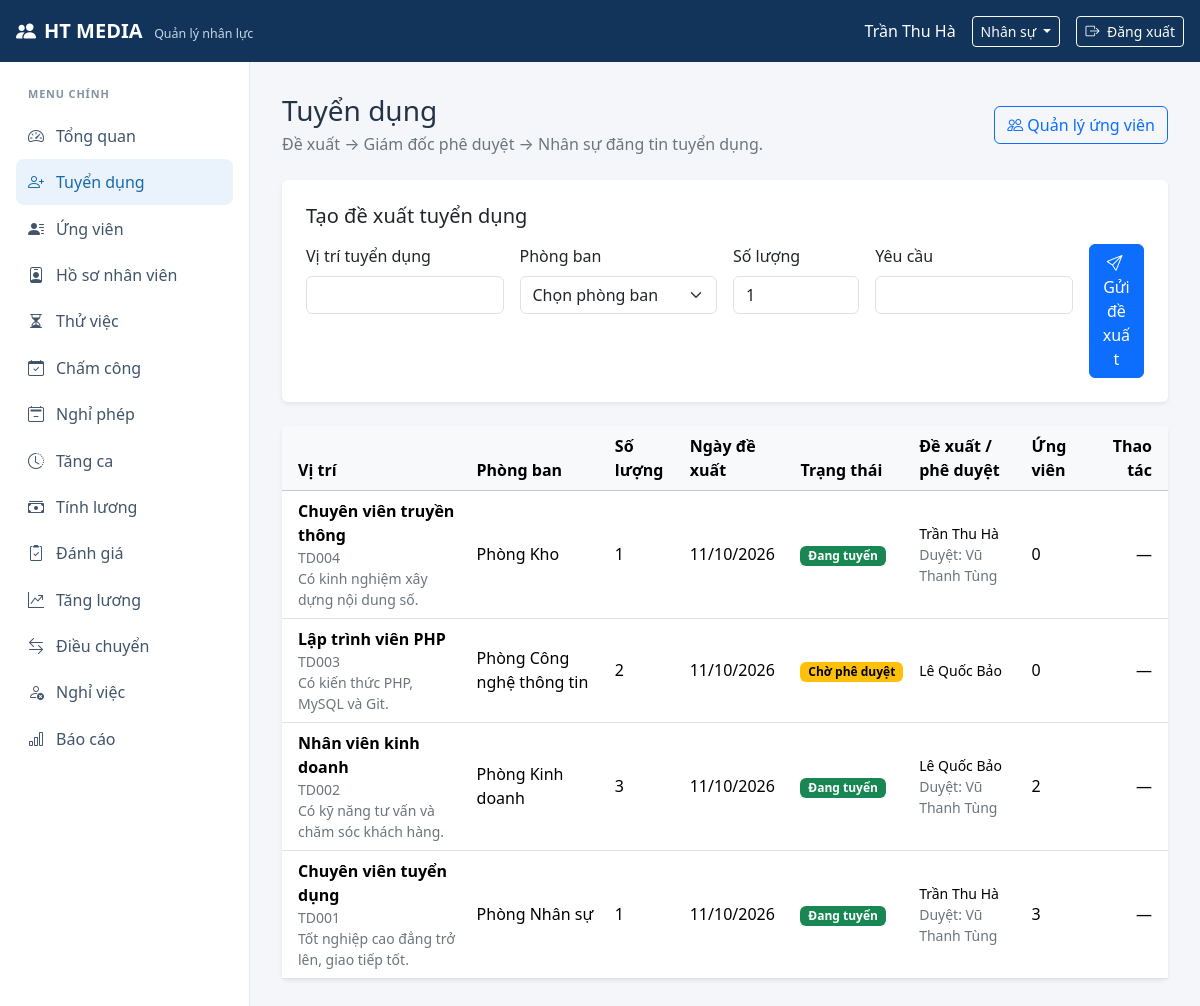
/index.php?route=recruitment (signed in), run on the app's committed database.
### tables this page shows
CREATE TABLE IF NOT EXISTS NHANVIEN (
    MaNV VARCHAR(10) PRIMARY KEY,
    HoTen VARCHAR(150) NOT NULL,
    NgaySinh DATE NULL,
    GioiTinh VARCHAR(20) NULL,
    SoDienThoai VARCHAR(20) NULL,
    Email VARCHAR(150) NULL,
    DiaChi VARCHAR(255) NULL,
    NgayVaoLam DATE NOT NULL,
    TrangThai VARCHAR(30) NOT NULL DEFAULT 'Chính thức',
    MaPB VARCHAR(10) NOT NULL,
    MaCV VARCHAR(10) NOT NULL,
    INDEX idx_nhanvien_hoten (HoTen),
    INDEX idx_nhanvien_trangthai (TrangThai),
    CONSTRAINT chk_nhanvien_gioitinh CHECK (GioiTinh IS NULL OR GioiTinh IN ('Nam', 'Nữ', 'Khác')),
    CONSTRAINT fk_nhanvien_phongban FOREIGN KEY (MaPB) REFERENCES PHONGBAN (MaPB),
    CONSTRAINT fk_nhanvien_chucvu FOREIGN KEY (MaCV) REFERENCES CHUCVU (MaCV)
);

CREATE TABLE IF NOT EXISTS TUYENDUNG (
    MaTD VARCHAR(10) PRIMARY KEY,
    ViTri VARCHAR(150) NOT NULL,
    SoLuong INT UNSIGNED NOT NULL DEFAULT 1,
    MaPB VARCHAR(10) NULL,
    YeuCau TEXT NULL,
    NgayDang DATE NOT NULL,
    TrangThai VARCHAR(30) NOT NULL DEFAULT 'Đang tuyển',
    DeXuatBoi VARCHAR(10) NULL,
    NguoiPheDuyet VARCHAR(10) NULL,
    NgayPheDuyet DATE NULL,
    NguoiTao VARCHAR(10) NULL,
    INDEX idx_tuyendung_trangthai (TrangThai),
    CONSTRAINT chk_tuyendung_soluong CHECK (SoLuong >= 1),
    CONSTRAINT chk_tuyendung_trangthai CHECK (TrangThai IN ('Chờ phê duyệt', 'Đã duyệt', 'Đang tuyển', 'Từ chối', 'Đã đóng')),
    CONSTRAINT fk_tuyendung_phongban FOREIGN KEY (MaPB) REFERENCES PHONGBAN (MaPB)
);

CREATE TABLE IF NOT EXISTS PHONGBAN (
    MaPB VARCHAR(10) PRIMARY KEY,
    TenPB VARCHAR(100) NOT NULL,
    MaTruongBP VARCHAR(10) NULL
);

### app/views/recruitment/index.php (the view, shortened to what the rows shown need)
<div class="d-flex flex-wrap justify-content-between align-items-center gap-2 mb-4">
    <div>
        <h1 class="h3 mb-1">Tuyển dụng</h1>
        <p class="text-secondary mb-0">Đề xuất → Giám đốc phê duyệt → Nhân sự đăng tin tuyển dụng.</p>
    </div>
    <a class="btn btn-outline-primary" href="<?= e(url('applicants')) ?>">
        <i class="bi bi-people me-1"></i>Quản lý ứng viên
    </a>
</div>
<?php if ($canManage || $canPropose): ?>
    <section class="card border-0 shadow-sm mb-4">
        <div class="card-body p-4">
            <h2 class="h5 mb-3">Tạo đề xuất tuyển dụng</h2>
            <form method="post" action="<?= e(url('recruitment-create')) ?>" class="row g-3">
                <div class="col-lg-3">
                    <label class="form-label" for="job-position">Vị trí tuyển dụng</label>
                    <input class="form-control" id="job-position" name="position" maxlength="150" required>
                </div>
                <div class="col-lg-3">
                    <label class="form-label" for="job-department">Phòng ban</label>
                    <select class="form-select" id="job-department" name="department" required>
                        <option value="">Chọn phòng ban</option>
                    </select>
                </div>
                <div class="col-lg-2">
                    <label class="form-label" for="job-quantity">Số lượng</label>
                    <input class="form-control" id="job-quantity" name="quantity" type="number" min="1" max="1000" value="1" required>
                </div>
                <div class="col-lg-3">
                    <label class="form-label" for="job-requirements">Yêu cầu</label>
                    <input class="form-control" id="job-requirements" name="requirements" maxlength="5000">
                </div>
                <div class="col-lg-1 d-flex align-items-end">
                    <button class="btn btn-primary w-100" type="submit">
                        <i class="bi bi-send me-1"></i>Gửi đề xuất
                    </button>
                </div>
            </form>
        </div>
    </section>
<?php endif; ?>
<section class="card border-0 shadow-sm">
    <div class="card-body p-0">
        <div class="table-responsive">
            <table class="table table-hover align-middle mb-0">
                <thead class="table-light">
                    <tr>
                        <th class="ps-3">Vị trí</th>
                        <th>Phòng ban</th>
                        <th>Số lượng</th>
                        <th>Ngày đề xuất</th>
                        <th>Trạng thái</th>
                        <th>Đề xuất / phê duyệt</th>
                        <th>Ứng viên</th>
                        <th class="text-end pe-3">Thao tác</th>
                    </tr>
                </thead>
                <tbody>
                <?php foreach ($jobs as $job): ?>
                    <?php
                    $badge = match ($job['TrangThai']) {
                        'Đang tuyển' => 'success',
                        'Đã duyệt' => 'primary',
                        'Chờ phê duyệt' => 'warning',
                        'Từ chối' => 'danger',
                        default => 'secondary',
                    };
                    ?>
                    <tr>
                        <td class="ps-3">
                            <div class="fw-semibold"><?= e($job['ViTri']) ?></div>
                            <div class="small text-secondary"><?= e($job['MaTD']) ?></div>
                            <?php if ($job['YeuCau']): ?><div class="small text-secondary"><?= e($job['YeuCau']) ?></div><?php endif; ?>
                        </td>
                        <td><?= e($job['TenPB'] ?? 'Chưa phân công') ?></td>
                        <td><?= e($job['SoLuong']) ?></td>
                        <td><?= e(date('d/m/Y', strtotime((string) $job['NgayDang']))) ?></td>
                        <td><span class="badge text-bg-<?= e($badge) ?>"><?= e($job['TrangThai']) ?></span></td>
                        <td class="small">
                            <?= e($job['NguoiDeXuat'] ?? '—') ?>
                            <?php if ($job['NguoiDuyet']): ?><div class="text-secondary">Duyệt: <?= e($job['NguoiDuyet']) ?></div><?php endif; ?>
                        </td>
                        <td><?= e($job['SoUngVien']) ?></td>
                        <td class="text-end pe-3">
                            <?php if ($canApprove && $job['TrangThai'] === 'Chờ phê duyệt'): ?>
                                <form method="post" action="<?= e(url('recruitment-approve')) ?>" class="d-inline">
                                    <input type="hidden" name="_csrf" value="<?= e(\App\Core\Csrf::token()) ?>">
                                    <input type="hidden" name="id" value="<?= e($job['MaTD']) ?>">
                                    <button class="btn btn-sm btn-success" type="submit" title="Phê duyệt"><i class="bi bi-check-lg"></i></button>
                                </form>
                                <form method="post" action="<?= e(url('recruitment-reject')) ?>" class="d-inline">
                                    <input type="hidden" name="_csrf" value="<?= e(\App\Core\Csrf::token()) ?>">
                                    <input type="hidden" name="id" value="<?= e($job['MaTD']) ?>">
                                    <input class="form-control form-control-sm d-inline-block" style="width: 130px" name="reason" maxlength="500" placeholder="Lý do từ chối" required aria-label="Lý do từ chối">
                                    <button class="btn btn-sm btn-outline-danger" type="submit" title="Từ chối"><i class="bi bi-x-lg"></i></button>
                                </form>
                            <?php else: ?>—<?php endif; ?>
                        </td>
                    </tr>
                <?php endforeach; ?>
                </tbody>
            </table>
        </div>
    </div>
</section>

### app/views/layout.php (shortened to what the rows shown need)
<?php
$loggedInUser = Auth::user();
$menuItems = [
    ['dashboard', 'Tổng quan', 'dashboard', 'view', 'bi-speedometer2'],
    ['recruitment', 'Tuyển dụng', 'recruitment', 'view', 'bi-person-plus'],
    ['applicants', 'Ứng viên', 'recruitment', 'manage', 'bi-person-lines-fill'],
    ['employees', 'Hồ sơ nhân viên', 'employees', 'view', 'bi-person-badge'],
    ['probation', 'Thử việc', 'probation', 'view', 'bi-hourglass-split'],
    ['attendance', 'Chấm công', 'attendance', 'view', 'bi-calendar-check'],
    ['leave', 'Nghỉ phép', 'leave', 'view', 'bi-calendar2-minus'],
    ['overtime', 'Tăng ca', 'overtime', 'view', 'bi-clock-history'],
    ['payroll', 'Tính lương', 'payroll', 'view', 'bi-cash-stack'],
    ['reviews', 'Đánh giá', 'reviews', 'view', 'bi-clipboard2-check'],
    ['salary_changes', 'Tăng lương', 'salary_changes', 'view', 'bi-graph-up-arrow'],
    ['transfers', 'Điều chuyển', 'transfers', 'view', 'bi-arrow-left-right'],
    ['resignations', 'Nghỉ việc', 'resignations', 'view', 'bi-person-x'],
    ['reports', 'Báo cáo', 'reports', 'view', 'bi-bar-chart'],
    ['accounts', 'Quản lý tài khoản', 'accounts', 'manage', 'bi-people-gear'],
];
$activeRoute = (string) ($_GET['route'] ?? $_GET['r'] ?? 'dashboard');
?>
<!doctype html>
<html lang="vi">
<head>
    <link href="https://cdn.jsdelivr.net/npm/bootstrap@5.3.3/dist/css/bootstrap.min.css" rel="stylesheet">
    <link href="https://cdn.jsdelivr.net/npm/bootstrap-icons@1.11.3/font/bootstrap-icons.min.css" rel="stylesheet">
    <link href="<?= e(APP_BASE_URL) ?>/assets/css/app.css" rel="stylesheet">
</head>
<body class="<?= $loggedInUser === null ? 'auth-page' : '' ?>">
<?php if ($loggedInUser !== null): ?>
    <header class="topbar navbar navbar-dark px-3">
        <a class="navbar-brand fw-semibold" href="<?= e(url('dashboard')) ?>">
            <i class="bi bi-people-fill me-2"></i>HT MEDIA <span class="brand-subtitle">Quản lý nhân lực</span>
        </a>
        <div class="d-flex align-items-center gap-3 text-white">
            <span class="d-none d-sm-inline"><?= e($loggedInUser['HoTen']) ?></span>
            <?php if (count(Auth::roles()) > 1): ?>
                <?php
                $roleNames = [
                    'giamdoc' => 'Giám đốc', 'nhansu' => 'Nhân sự', 'ketoan' => 'Kế toán',
                    'admin' => 'Quản trị', 'quanly' => 'Trưởng bộ phận', 'nhanvien' => 'Nhân viên',
                ];
                ?>
                <div class="dropdown">
                    <button class="btn btn-sm btn-outline-light dropdown-toggle" data-bs-toggle="dropdown" aria-expanded="false">
                        <?= e($roleNames[Auth::activeRole() ?? ''] ?? Auth::activeRole() ?? '') ?>
                    </button>
                </div>
            <?php else: ?>
                <span class="badge text-bg-light"><?= e(Auth::activeRole() ?? $loggedInUser['VaiTro']) ?></span>
            <?php endif; ?>
            <form method="post" action="<?= e(url('logout')) ?>" class="m-0">
                <button class="btn btn-sm btn-outline-light" type="submit" aria-label="Đăng xuất">
                    <i class="bi bi-box-arrow-right"></i>
                    <span class="d-none d-md-inline ms-1">Đăng xuất</span>
                </button>
            </form>
        </div>
    </header>
    <div class="app-shell">
        <aside class="sidebar">
            <div class="sidebar-label">MENU CHÍNH</div>
            <?php foreach ($menuItems as [$route, $label, $feature, $action, $icon]): ?>
                <?php
                $personalModules = ['employees', 'probation', 'attendance', 'payroll', 'reviews', 'reports'];
                $allowed = Auth::can($feature, $action)
                    || ($route === 'dashboard' && Auth::can($feature, 'view'))
                    || (in_array($feature, $personalModules, true) && Auth::can($feature, 'personal'))
                    || (in_array($feature, ['leave', 'overtime'], true) && Auth::can($feature, 'personal_request'))
                    || ($feature === 'resignations' && Auth::can($feature, 'personal_request'))
                    || ($feature === 'attendance' && Auth::can($feature, 'personal_manage'));
                ?>
                <?php if ($allowed): ?>
                    <a class="sidebar-link <?= $activeRoute === $route ? 'active' : '' ?>"
                       href="<?= e(url($route)) ?>" title="<?= e($label) ?>">
                        <i class="bi <?= e($icon) ?>"></i><span><?= e($label) ?></span>
                    </a>
                <?php endif; ?>
            <?php endforeach; ?>
        </aside>
        <main class="main-content">
            <?php require $viewFile; ?>
        </main>
    </div>
<?php else: ?>
    <main class="auth-container">
        <?php require $viewFile; ?>
    </main>
<?php endif; ?>
</body>
</html>

### data on the page
nhanvien: HoTen "Trần Thu Hà"
tuyendung: ViTri "Chuyên viên truyền thông", MaTD "TD004", YeuCau "Có kinh nghiệm xây dựng nội dung số.", MaPB.TenPB "Phòng Kho", SoLuong "1", NgayDang "11/10/2026", TrangThai "Đang tuyển", DeXuatBoi.HoTen "Trần Thu Hà", NguoiPheDuyet.HoTen "Vũ Thanh Tùng", SoUngVien "0"
tuyendung: ViTri "Lập trình viên PHP", MaTD "TD003", YeuCau "Có kiến thức PHP, MySQL và Git.", MaPB.TenPB "Phòng Công nghệ thông tin", SoLuong "2", NgayDang "11/10/2026", TrangThai "Chờ phê duyệt", DeXuatBoi.HoTen "Lê Quốc Bảo", SoUngVien "0"
tuyendung: ViTri "Nhân viên kinh doanh", MaTD "TD002", YeuCau "Có kỹ năng tư vấn và chăm sóc khách hàng.", MaPB.TenPB "Phòng Kinh doanh", SoLuong "3", NgayDang "11/10/2026", TrangThai "Đang tuyển", DeXuatBoi.HoTen "Lê Quốc Bảo", NguoiPheDuyet.HoTen "Vũ Thanh Tùng", SoUngVien "2"
tuyendung: ViTri "Chuyên viên tuyển dụng", MaTD "TD001", YeuCau "Tốt nghiệp cao đẳng trở lên, giao tiếp tốt.", MaPB.TenPB "Phòng Nhân sự", SoLuong "1", NgayDang "11/10/2026", TrangThai "Đang tuyển", DeXuatBoi.HoTen "Trần Thu Hà", NguoiPheDuyet.HoTen "Vũ Thanh Tùng", SoUngVien "3"

### other printed values
$roleNames[Auth::activeRole() ?? ''] "Nhân sự"
$label "Tổng quan"
$label "Tuyển dụng"
$label "Ứng viên"
$label "Hồ sơ nhân viên"
$label "Thử việc"
$label "Chấm công"
$label "Nghỉ phép"
$label "Tăng ca"
$label "Tính lương"
$label "Đánh giá"
$label "Tăng lương"
$label "Điều chuyển"
$label "Nghỉ việc"
$label "Báo cáo"
